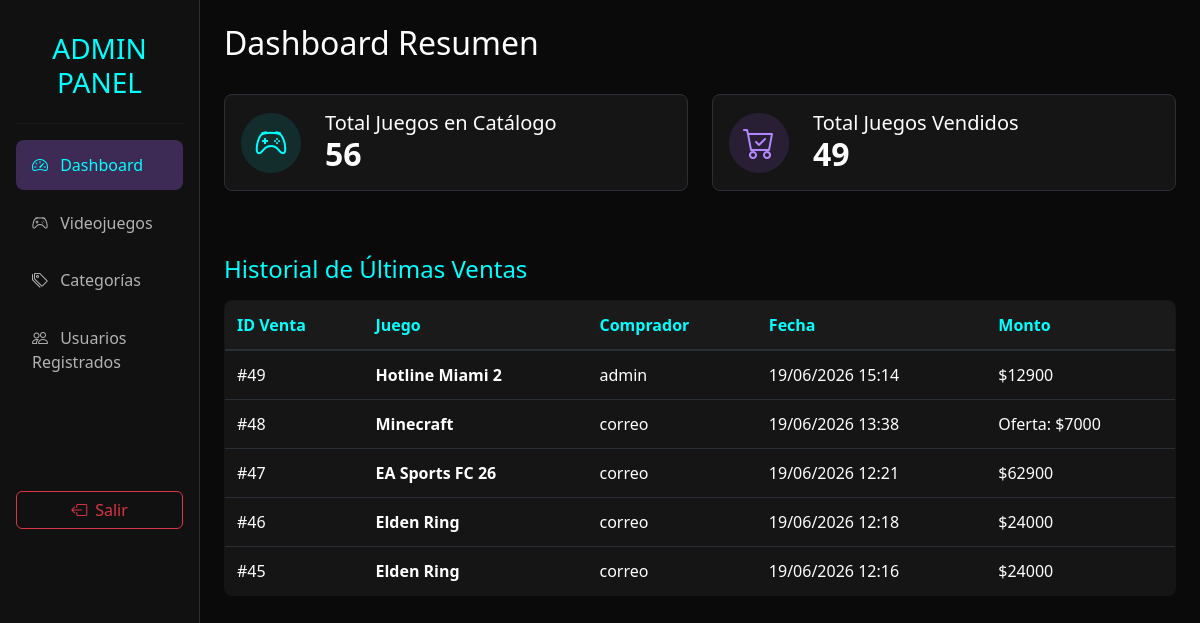
Before: /admin-panel/ (signed in) with the older database file.
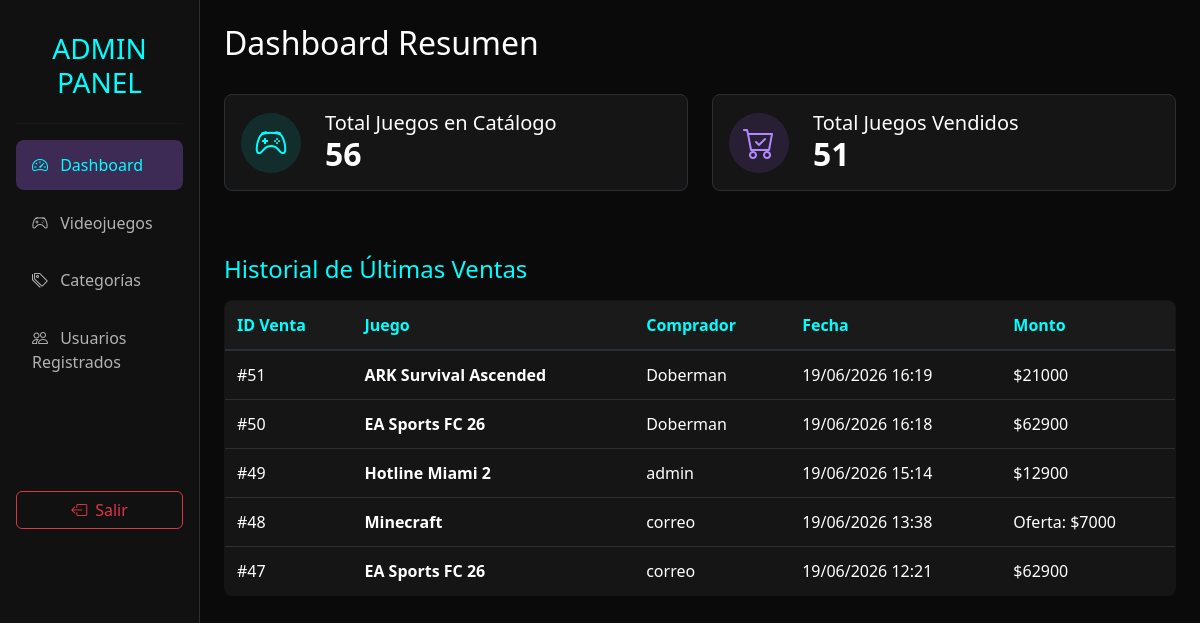
After: the same page with the newer database file.
### juegos/models.py (models this page shows, shortened)
class Compra(models.Model):
    usuario = models.ForeignKey(User, on_delete=models.CASCADE, related_name='mis_compras')
    juego = models.ForeignKey(Videojuego, on_delete=models.SET_NULL, null=True)
    precio_pagado = models.IntegerField() # Para saber cuánto costaba en ese momento
    fecha_compra = models.DateTimeField(auto_now_add=True)

class Videojuego(models.Model):
    titulo = models.CharField(max_length=100)
    PLATAFORMAS = [
        ('PS5', 'PlayStation 5'),
        ('Xbox Series X', 'Xbox Series X'),
        ('Nintendo Switch', 'Nintendo Switch'),
        ('PS4', 'PlayStation 4'),
        ('Xbox One', 'Xbox One'),
        ('Xbox Tresesenta','Xbox 360'),
    ]
    plataforma = models.CharField(max_length=50, choices=PLATAFORMAS, default='PS5')
    descripcion = models.TextField()
    precio = models.IntegerField()
    stock = models.IntegerField(default=0)
    portada = models.ImageField(upload_to='portadas/', null=True, blank=True)
    imagen1 = models.ImageField(upload_to='juegos/', null=True, blank=True)
    imagen2 = models.ImageField(upload_to='juegos/', null=True, blank=True)
    imagen3 = models.ImageField(upload_to='juegos/', null=True, blank=True)
    fecha_creacion = models.DateTimeField(auto_now_add=True)
    en_oferta = models.BooleanField(default=False)
    precio_oferta = models.IntegerField(null=True, blank=True)
    fecha_oferta = models.DateTimeField(null=True, blank=True)
    destacado = models.BooleanField(default=False)
    fecha_destacado = models.DateTimeField(null=True, blank=True)
    url= models.CharField(max_length=200, null=True, blank=True)
    categoria = models.ForeignKey(
        Categoria,
        on_delete=models.SET_NULL,
        null=True,
        blank=True,
        related_name='videojuegos'
    )

### juegos/views.py (the view)
# urls.py: path('admin-panel/', views.panel_admin, name='panel_admin'),
@staff_member_required(login_url='/iniciar-sesion/')
def panel_admin(request):
    total_juegos = Videojuego.objects.count()
    total_vendidos = Compra.objects.count()
    ultimas_ventas = Compra.objects.all().order_by('-fecha_compra')[:5]
    videojuegos = Videojuego.objects.all()
    usuarios_registrados = User.objects.all()
    categorias = Categoria.objects.all()
    context = {
        'videojuegos': videojuegos,
        'usuarios': usuarios_registrados,
        'categorias': categorias,
        'total_juegos': total_juegos,
        'total_vendidos': total_vendidos,
        'ultimas_ventas': ultimas_ventas,
    }
    return render(request, 'juegos/admin/panel_admin.html', context)

### juegos/templates/juegos/admin/panel_admin.html (shortened to what this page needs)
<!DOCTYPE html>
<html lang="es">
<head>
    <link href="https://cdn.jsdelivr.net/npm/bootstrap@5.3.3/dist/css/bootstrap.min.css" rel="stylesheet">
    <link rel="stylesheet" href="https://cdn.jsdelivr.net/npm/bootstrap-icons@1.11.3/font/bootstrap-icons.min.css">
    <link rel="stylesheet" href="https://cdn.datatables.net/1.13.6/css/dataTables.bootstrap5.min.css">
</head>
<body>
    <div class="container-fluid">
        <div class="row">
            <div class="col-md-3 col-lg-2 sidebar">
                <h3 class="text-center mb-4 font-weight-bold" style="color: #00ffff;">ADMIN PANEL</h3>
                <hr style="border-color: #333;">
                <div class="nav flex-column nav-pills" id="v-pills-tab" role="tablist" aria-orientation="vertical">
                    <button class="nav-link-custom w-100 text-start border-0 active" id="v-pills-dashboard-tab"
                        data-bs-toggle="pill" data-bs-target="#v-pills-dashboard" type="button" role="tab">
                        <i class="bi bi-speedometer2 me-2"></i> Dashboard
                    </button>
                    <button class="nav-link-custom w-100 text-start border-0" id="v-pills-juegos-tab"
                        data-bs-toggle="pill" data-bs-target="#v-pills-juegos" type="button" role="tab">
                        <i class="bi bi-controller me-2"></i> Videojuegos
                    </button>
                    <button class="nav-link-custom w-100 text-start border-0" id="v-pills-categorias-tab"
                        data-bs-toggle="pill" data-bs-target="#v-pills-categorias" type="button" role="tab">
                        <i class="bi bi-tags me-2"></i> Categorías
                    </button>
                    <button class="nav-link-custom w-100 text-start border-0" id="v-pills-usuarios-tab"
                        data-bs-toggle="pill" data-bs-target="#v-pills-usuarios" type="button" role="tab">
                        <i class="bi bi-people me-2"></i> Usuarios Registrados
                    </button>
                </div>
                <div class="mt-5 pt-5">
                    <a href="/cerrar-sesion/" class="btn btn-outline-danger w-100"><i
                            class="bi bi-box-arrow-left me-2"></i>Salir</a>
                </div>
            </div>
            <div class="col-md-9 col-lg-10 p-4">
                <div class="tab-content" id="v-pills-tabContent">
                    <div class="tab-pane fade show active" id="v-pills-dashboard" role="tabpanel">
                        <div class="d-flex justify-content-between align-items-center mb-4">
                            <h2>Dashboard Resumen</h2>
                        </div>
                        <div class="row mb-5">
                            <div class="col-md-6 mb-3">
                                <div class="card h-100" style="background-color: #151515; border: 1px solid #2a2f36; border-radius: 8px;">
                                    <div class="card-body d-flex align-items-center">
                                        <div class="rounded-circle d-flex justify-content-center align-items-center" style="width: 60px; height: 60px; background-color: rgba(0, 255, 255, 0.1);">
                                            <i class="bi bi-controller fs-2" style="color: #00ffff;"></i>
                                        </div>
                                        <div class="ms-4">
                                            <h5 class="text-white mb-0">Total Juegos en Catálogo</h5>
                                            <h2 class="mb-0 fw-bold" style="color: #ffffff;">{{ total_juegos }}</h2>
                                        </div>
                                    </div>
                                </div>
                            </div>
                            <div class="col-md-6 mb-3">
                                <div class="card h-100" style="background-color: #151515; border: 1px solid #2a2f36; border-radius: 8px;">
                                    <div class="card-body d-flex align-items-center">
                                        <div class="rounded-circle d-flex justify-content-center align-items-center" style="width: 60px; height: 60px; background-color: rgba(61, 43, 86, 0.5);">
                                            <i class="bi bi-cart-check fs-2" style="color: #b388ff;"></i>
                                        </div>
                                        <div class="ms-4">
                                            <h5 class="text-white mb-0">Total Juegos Vendidos</h5>
                                            <h2 class="mb-0 fw-bold" style="color: #ffffff;">{{ total_vendidos }}</h2>
                                        </div>
                                    </div>
                                </div>
                            </div>
                        </div>
                        <h4 class="mb-3" style="color: #00ffff;">Historial de Últimas Ventas</h4>
                        <table class="table table-custom table-hover">
                            <thead>
                                <tr>
                                    <th>ID Venta</th>
                                    <th>Juego</th>
                                    <th>Comprador</th>
                                    <th>Fecha</th>
                                    <th>Monto</th>
                                </tr>
                            </thead>
                                <tbody>
                                        {% for compra in ultimas_ventas %}
                                        <tr>
                                            <td>#{{ compra.id }}</td>
                                            <td><strong>{{ compra.juego.titulo }}</strong></td>
                                            <td>{{ compra.usuario.username }}</td>
                                            <td>{{ compra.fecha_compra|date:"d/m/Y H:i" }}</td>
                                            {% if compra.juego.en_oferta %}
                                                <td style="color: #00ffff;">Oferta: ${{ compra.juego.precio_oferta }}</td>
                                            {% else %}
                                                <td style="color: #00ffff;">${{ compra.precio_pagado }}</td>
                                            {% endif %}
                                        </tr>
                                        {% empty %}
                                        <tr>
                                            <td colspan="5" class="text-center text-white-50 py-4">Aún no hay ventas registradas.</td>
                                        </tr>
                                        {% endfor %}
                                </tbody>
                        </table>
                    </div>
                </div>
            </div>
        </div>
    </div>
</body>
</html>

### juegos/templates/juegos/admin/panel_admin.html (style rules this page uses)
body { background-color: #0a0a0a !important; color: #ffffff !important; font-family: 'Segoe UI', Tahoma, Geneva, Verdana, sans-serif; }
.sidebar { background-color: #111111 !important; border-right: 1px solid #2a2f36 !important; min-height: 100vh; padding: 2rem 1rem; }
.nav-link-custom { color: #b3b3b3 !important; padding: 0.8rem 1rem; border-radius: 8px; display: block; text-decoration: none; margin-bottom: 0.5rem; transition: all 0.2s; background: transparent; }
.nav-link-custom:hover, .nav-link-custom.active { background-color: #3d2b56 !important; color: #00ffff !important; }
.table-custom { border: 1px solid #2a2f36 !important; overflow: hidden; border-radius: 8px; background-color: #151515 !important; }
.table-custom th { background-color: #1a1a1a !important; color: #00ffff !important; border-bottom: 2px solid #2a2f36 !important; padding: 12px !important; }
.table-custom td { background-color: #151515 !important; color: #ffffff !important; border-bottom: 1px solid #2a2f36 !important; padding: 12px !important; vertical-align: middle; }
.btn-outline-danger { color: #dc3545 !important; border-color: #dc3545 !important; }

Changed rows visible on the page:
no longer on this page (row unchanged): Compra: id "46", juego.titulo "Elden Ring", usuario.username "correo", fecha_compra "19/06/2026 12:18", precio_pagado "24000"
no longer on this page (row unchanged): Compra: id "45", juego.titulo "Elden Ring", usuario.username "correo", fecha_compra "19/06/2026 12:16", precio_pagado "24000"
added Compra: id "51", juego.titulo "ARK Survival Ascended", usuario.username "Doberman", fecha_compra "19/06/2026 16:19", precio_pagado "21000"
added Compra: id "50", juego.titulo "EA Sports FC 26", usuario.username "Doberman", fecha_compra "19/06/2026 16:18", precio_pagado "62900"
Other visible differences:
{{ total_vendidos }}: "49" → "51"
